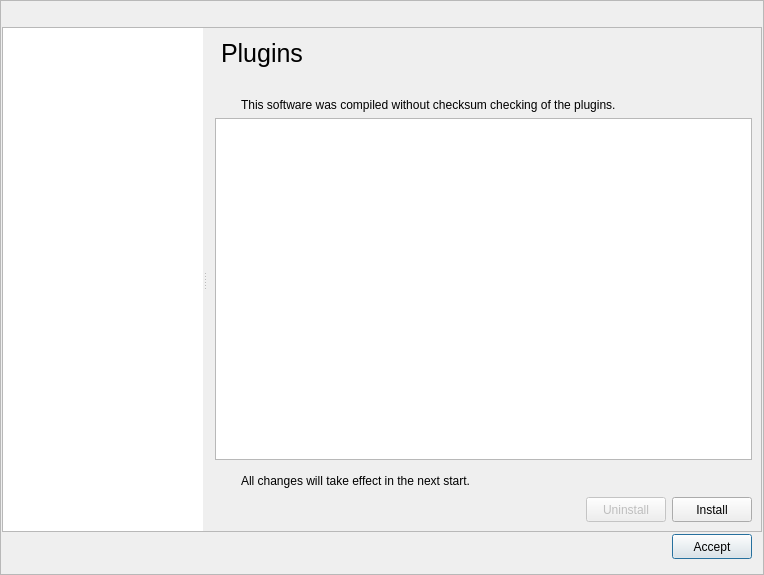
<?xml version="1.0" encoding="UTF-8"?>
<ui version="4.0">
 <class>CENTAUR_NAMESPACE::SettingsDialog</class>
 <widget class="QDialog" name="CENTAUR_NAMESPACE::SettingsDialog">
  <property name="windowModality">
   <enum>Qt::ApplicationModal</enum>
  </property>
  <property name="geometry">
   <rect>
    <x>0</x>
    <y>0</y>
    <width>764</width>
    <height>575</height>
   </rect>
  </property>
  <property name="minimumSize">
   <size>
    <width>0</width>
    <height>25</height>
   </size>
  </property>
  <property name="maximumSize">
   <size>
    <width>16777215</width>
    <height>16777215</height>
   </size>
  </property>
  <property name="windowTitle">
   <string>Preferencias</string>
  </property>
  <property name="styleSheet">
   <string notr="true"/>
  </property>
  <property name="modal">
   <bool>true</bool>
  </property>
  <layout class="QVBoxLayout" name="verticalLayout">
   <property name="spacing">
    <number>0</number>
   </property>
   <property name="leftMargin">
    <number>0</number>
   </property>
   <property name="topMargin">
    <number>0</number>
   </property>
   <property name="rightMargin">
    <number>0</number>
   </property>
   <property name="bottomMargin">
    <number>0</number>
   </property>
   <item>
    <widget class="CENTAUR_NAMESPACE::WindowFrame" name="mainSettingsFrame">
     <property name="styleSheet">
      <string notr="true"/>
     </property>
     <property name="frameShape">
      <enum>QFrame::StyledPanel</enum>
     </property>
     <property name="frameShadow">
      <enum>QFrame::Raised</enum>
     </property>
     <layout class="QVBoxLayout" name="verticalLayout_2">
      <property name="spacing">
       <number>0</number>
      </property>
      <property name="leftMargin">
       <number>1</number>
      </property>
      <property name="topMargin">
       <number>1</number>
      </property>
      <property name="rightMargin">
       <number>1</number>
      </property>
      <property name="bottomMargin">
       <number>12</number>
      </property>
      <item>
       <widget class="CENTAUR_NAMESPACE::TitleFrame" name="titleFrame">
        <property name="minimumSize">
         <size>
          <width>0</width>
          <height>25</height>
         </size>
        </property>
        <property name="maximumSize">
         <size>
          <width>16777215</width>
          <height>25</height>
         </size>
        </property>
        <property name="sizeIncrement">
         <size>
          <width>0</width>
          <height>0</height>
         </size>
        </property>
        <property name="cursor">
         <cursorShape>ArrowCursor</cursorShape>
        </property>
        <property name="mouseTracking">
         <bool>true</bool>
        </property>
        <property name="autoFillBackground">
         <bool>false</bool>
        </property>
        <property name="styleSheet">
         <string notr="true"/>
        </property>
        <property name="frameShape">
         <enum>QFrame::NoFrame</enum>
        </property>
        <property name="frameShadow">
         <enum>QFrame::Plain</enum>
        </property>
        <property name="lineWidth">
         <number>0</number>
        </property>
       </widget>
      </item>
      <item>
       <widget class="QFrame" name="frame">
        <property name="styleSheet">
         <string notr="true"/>
        </property>
        <property name="frameShape">
         <enum>QFrame::StyledPanel</enum>
        </property>
        <property name="frameShadow">
         <enum>QFrame::Raised</enum>
        </property>
        <layout class="QVBoxLayout" name="verticalLayout_20">
         <property name="leftMargin">
          <number>0</number>
         </property>
         <property name="topMargin">
          <number>0</number>
         </property>
         <property name="rightMargin">
          <number>0</number>
         </property>
         <property name="bottomMargin">
          <number>0</number>
         </property>
         <item>
          <widget class="QSplitter" name="splitter">
           <property name="orientation">
            <enum>Qt::Horizontal</enum>
           </property>
           <property name="opaqueResize">
            <bool>true</bool>
           </property>
           <property name="handleWidth">
            <number>3</number>
           </property>
           <property name="childrenCollapsible">
            <bool>false</bool>
           </property>
           <widget class="QTreeWidget" name="treeWidget">
            <property name="minimumSize">
             <size>
              <width>0</width>
              <height>0</height>
             </size>
            </property>
            <property name="maximumSize">
             <size>
              <width>200</width>
              <height>16777215</height>
             </size>
            </property>
            <property name="styleSheet">
             <string notr="true"/>
            </property>
            <property name="frameShape">
             <enum>QFrame::NoFrame</enum>
            </property>
            <property name="lineWidth">
             <number>0</number>
            </property>
            <property name="selectionBehavior">
             <enum>QAbstractItemView::SelectItems</enum>
            </property>
            <property name="indentation">
             <number>20</number>
            </property>
            <attribute name="headerVisible">
             <bool>false</bool>
            </attribute>
            <column>
             <property name="text">
              <string notr="true">1</string>
             </property>
            </column>
           </widget>
           <widget class="QStackedWidget" name="stackedWidget">
            <property name="styleSheet">
             <string notr="true"/>
            </property>
            <property name="currentIndex">
             <number>2</number>
            </property>
            <widget class="QWidget" name="sessionPage">
             <property name="styleSheet">
              <string notr="true"/>
             </property>
             <layout class="QVBoxLayout" name="verticalLayout_21">
              <property name="spacing">
               <number>-1</number>
              </property>
              <property name="leftMargin">
               <number>0</number>
              </property>
              <property name="topMargin">
               <number>0</number>
              </property>
              <property name="rightMargin">
               <number>0</number>
              </property>
              <property name="bottomMargin">
               <number>0</number>
              </property>
              <item>
               <widget class="QFrame" name="sessionHeaderFrame">
                <property name="minimumSize">
                 <size>
                  <width>0</width>
                  <height>50</height>
                 </size>
                </property>
                <property name="maximumSize">
                 <size>
                  <width>16777215</width>
                  <height>50</height>
                 </size>
                </property>
                <property name="baseSize">
                 <size>
                  <width>0</width>
                  <height>0</height>
                 </size>
                </property>
                <property name="styleSheet">
                 <string notr="true">QFrame{
background-color: rgb(31,39,45);
}</string>
                </property>
                <property name="frameShape">
                 <enum>QFrame::NoFrame</enum>
                </property>
                <property name="frameShadow">
                 <enum>QFrame::Raised</enum>
                </property>
                <property name="lineWidth">
                 <number>0</number>
                </property>
                <layout class="QVBoxLayout" name="verticalLayout_22">
                 <property name="leftMargin">
                  <number>0</number>
                 </property>
                 <property name="topMargin">
                  <number>0</number>
                 </property>
                 <property name="rightMargin">
                  <number>0</number>
                 </property>
                 <property name="bottomMargin">
                  <number>0</number>
                 </property>
                 <item>
                  <widget class="QLabel" name="sessionLabel">
                   <property name="styleSheet">
                    <string notr="true"/>
                   </property>
                   <property name="text">
                    <string>User session</string>
                   </property>
                   <property name="indent">
                    <number>15</number>
                   </property>
                  </widget>
                 </item>
                </layout>
               </widget>
              </item>
              <item>
               <widget class="QFrame" name="mainSessionInterfaceFrame">
                <property name="styleSheet">
                 <string notr="true"/>
                </property>
                <property name="frameShape">
                 <enum>QFrame::NoFrame</enum>
                </property>
                <property name="frameShadow">
                 <enum>QFrame::Raised</enum>
                </property>
                <property name="lineWidth">
                 <number>0</number>
                </property>
                <layout class="QVBoxLayout" name="verticalLayout_23">
                 <property name="spacing">
                  <number>0</number>
                 </property>
                 <property name="leftMargin">
                  <number>10</number>
                 </property>
                 <property name="topMargin">
                  <number>10</number>
                 </property>
                 <property name="rightMargin">
                  <number>10</number>
                 </property>
                 <property name="bottomMargin">
                  <number>10</number>
                 </property>
                 <item>
                  <widget class="QGroupBox" name="userInfoBox">
                   <property name="styleSheet">
                    <string notr="true"/>
                   </property>
                   <property name="title">
                    <string>User information</string>
                   </property>
                   <layout class="QVBoxLayout" name="verticalLayout_24">
                    <item>
                     <widget class="QTableWidget" name="userTable">
                      <property name="mouseTracking">
                       <bool>false</bool>
                      </property>
                      <property name="styleSheet">
                       <string notr="true"/>
                      </property>
                      <property name="editTriggers">
                       <set>QAbstractItemView::NoEditTriggers</set>
                      </property>
                      <property name="dragDropOverwriteMode">
                       <bool>false</bool>
                      </property>
                      <property name="alternatingRowColors">
                       <bool>true</bool>
                      </property>
                      <property name="selectionMode">
                       <enum>QAbstractItemView::SingleSelection</enum>
                      </property>
                      <property name="showGrid">
                       <bool>false</bool>
                      </property>
                      <property name="sortingEnabled">
                       <bool>false</bool>
                      </property>
                      <property name="rowCount">
                       <number>2</number>
                      </property>
                      <property name="columnCount">
                       <number>2</number>
                      </property>
                      <attribute name="horizontalHeaderMinimumSectionSize">
                       <number>30</number>
                      </attribute>
                      <attribute name="horizontalHeaderShowSortIndicator" stdset="0">
                       <bool>false</bool>
                      </attribute>
                      <attribute name="horizontalHeaderStretchLastSection">
                       <bool>true</bool>
                      </attribute>
                      <attribute name="verticalHeaderVisible">
                       <bool>false</bool>
                      </attribute>
                      <attribute name="verticalHeaderMinimumSectionSize">
                       <number>26</number>
                      </attribute>
                      <attribute name="verticalHeaderDefaultSectionSize">
                       <number>26</number>
                      </attribute>
                      <row/>
                      <row/>
                      <column/>
                      <column/>
                      <item row="0" column="0">
                       <property name="text">
                        <string/>
                       </property>
                      </item>
                     </widget>
                    </item>
                    <item>
                     <widget class="QPushButton" name="addUserBtn">
                      <property name="minimumSize">
                       <size>
                        <width>100</width>
                        <height>25</height>
                       </size>
                      </property>
                      <property name="maximumSize">
                       <size>
                        <width>100</width>
                        <height>16777215</height>
                       </size>
                      </property>
                      <property name="font">
                       <font>
                        <bold>true</bold>
                       </font>
                      </property>
                      <property name="toolTip">
                       <string>Agregar a la base de datos</string>
                      </property>
                      <property name="styleSheet">
                       <string notr="true"/>
                      </property>
                      <property name="text">
                       <string>Add User</string>
                      </property>
                      <property name="autoDefault">
                       <bool>false</bool>
                      </property>
                     </widget>
                    </item>
                   </layout>
                  </widget>
                 </item>
                </layout>
               </widget>
              </item>
             </layout>
            </widget>
            <widget class="QWidget" name="advancedPage">
             <property name="styleSheet">
              <string notr="true">QWidget#advancedPage{
	background: transparent;
}</string>
             </property>
             <layout class="QVBoxLayout" name="verticalLayout_25">
              <property name="spacing">
               <number>0</number>
              </property>
              <property name="leftMargin">
               <number>0</number>
              </property>
              <property name="topMargin">
               <number>0</number>
              </property>
              <property name="rightMargin">
               <number>0</number>
              </property>
              <property name="bottomMargin">
               <number>0</number>
              </property>
              <item>
               <widget class="QFrame" name="advanceHeaderFrame">
                <property name="minimumSize">
                 <size>
                  <width>0</width>
                  <height>50</height>
                 </size>
                </property>
                <property name="maximumSize">
                 <size>
                  <width>16777215</width>
                  <height>50</height>
                 </size>
                </property>
                <property name="baseSize">
                 <size>
                  <width>0</width>
                  <height>0</height>
                 </size>
                </property>
                <property name="styleSheet">
                 <string notr="true">QFrame{
background-color: rgb(31,39,45);
}</string>
                </property>
                <property name="frameShape">
                 <enum>QFrame::StyledPanel</enum>
                </property>
                <property name="frameShadow">
                 <enum>QFrame::Raised</enum>
                </property>
                <layout class="QVBoxLayout" name="verticalLayout_26">
                 <property name="leftMargin">
                  <number>0</number>
                 </property>
                 <property name="topMargin">
                  <number>0</number>
                 </property>
                 <property name="rightMargin">
                  <number>0</number>
                 </property>
                 <property name="bottomMargin">
                  <number>0</number>
                 </property>
                 <item>
                  <widget class="QLabel" name="advanceLabel">
                   <property name="styleSheet">
                    <string notr="true">QLabel{
font-size:  25px;
}</string>
                   </property>
                   <property name="text">
                    <string>Advanced settings</string>
                   </property>
                   <property name="indent">
                    <number>15</number>
                   </property>
                  </widget>
                 </item>
                </layout>
               </widget>
              </item>
              <item>
               <widget class="QFrame" name="advanceInterfaceFrame">
                <property name="styleSheet">
                 <string notr="true"/>
                </property>
                <property name="frameShape">
                 <enum>QFrame::StyledPanel</enum>
                </property>
                <property name="frameShadow">
                 <enum>QFrame::Raised</enum>
                </property>
                <layout class="QVBoxLayout" name="verticalLayout_27">
                 <property name="spacing">
                  <number>0</number>
                 </property>
                 <property name="leftMargin">
                  <number>5</number>
                 </property>
                 <property name="topMargin">
                  <number>5</number>
                 </property>
                 <property name="rightMargin">
                  <number>5</number>
                 </property>
                 <property name="bottomMargin">
                  <number>5</number>
                 </property>
                 <item>
                  <widget class="QScrollArea" name="scrollArea">
                   <property name="styleSheet">
                    <string notr="true">QScrollArea{
	background: transparent;
}</string>
                   </property>
                   <property name="verticalScrollBarPolicy">
                    <enum>Qt::ScrollBarAsNeeded</enum>
                   </property>
                   <property name="widgetResizable">
                    <bool>true</bool>
                   </property>
                   <widget class="QWidget" name="scrollAreaWidgetContents">
                    <property name="geometry">
                     <rect>
                      <x>0</x>
                      <y>0</y>
                      <width>163</width>
                      <height>809</height>
                     </rect>
                    </property>
                    <property name="styleSheet">
                     <string notr="true">QWidget#scrollAreaWidgetContents{
	background: transparent;
}</string>
                    </property>
                    <layout class="QVBoxLayout" name="verticalLayout_28">
                     <property name="leftMargin">
                      <number>10</number>
                     </property>
                     <property name="topMargin">
                      <number>10</number>
                     </property>
                     <property name="rightMargin">
                      <number>10</number>
                     </property>
                     <property name="bottomMargin">
                      <number>10</number>
                     </property>
                     <item>
                      <widget class="QGroupBox" name="memoryManagmentBox">
                       <property name="minimumSize">
                        <size>
                         <width>0</width>
                         <height>400</height>
                        </size>
                       </property>
                       <property name="title">
                        <string>Memory managment</string>
                       </property>
                       <layout class="QGridLayout" name="gridLayout_7">
                        <property name="leftMargin">
                         <number>10</number>
                        </property>
                        <property name="topMargin">
                         <number>10</number>
                        </property>
                        <property name="rightMargin">
                         <number>10</number>
                        </property>
                        <property name="bottomMargin">
                         <number>10</number>
                        </property>
                        <property name="verticalSpacing">
                         <number>5</number>
                        </property>
                        <item row="1" column="0">
                         <widget class="CENTAUR_NAMESPACE::OptionsTableWidget" name="memTableView">
                          <property name="styleSheet">
                           <string notr="true"/>
                          </property>
                          <property name="editTriggers">
                           <set>QAbstractItemView::DoubleClicked|QAbstractItemView::EditKeyPressed</set>
                          </property>
                          <property name="alternatingRowColors">
                           <bool>true</bool>
                          </property>
                          <property name="showGrid">
                           <bool>false</bool>
                          </property>
                          <property name="gridStyle">
                           <enum>Qt::NoPen</enum>
                          </property>
                          <property name="sortingEnabled">
                           <bool>true</bool>
                          </property>
                          <attribute name="horizontalHeaderStretchLastSection">
                           <bool>true</bool>
                          </attribute>
                          <attribute name="verticalHeaderVisible">
                           <bool>false</bool>
                          </attribute>
                         </widget>
                        </item>
                        <item row="0" column="0">
                         <widget class="CENTAUR_NAMESPACE::SearchLineEdit" name="editAdvanceSearch">
                          <property name="styleSheet">
                           <string notr="true">QLineEdit{
border: 0px;
color: black;
background-color: rgb(220,220,220);
border-radius:  0px;
min-height: 25px;
padding: 0 0 0 5;
}


QLineEdit:hover{
background-color:  rgb(232,232,232);
border: 2px solid #339ef4
}

QLineEdit:focus{
background-color:  rgb(240,240,240);
border: 2px solid #56aff6;
}
</string>
                          </property>
                         </widget>
                        </item>
                       </layout>
                      </widget>
                     </item>
                     <item>
                      <widget class="QGroupBox" name="memoryManagmentBox_2">
                       <property name="minimumSize">
                        <size>
                         <width>0</width>
                         <height>400</height>
                        </size>
                       </property>
                       <property name="title">
                        <string>Other settings</string>
                       </property>
                       <layout class="QGridLayout" name="gridLayout_8">
                        <property name="verticalSpacing">
                         <number>5</number>
                        </property>
                        <item row="0" column="0">
                         <widget class="QLabel" name="label">
                          <property name="text">
                           <string>.</string>
                          </property>
                         </widget>
                        </item>
                        <item row="1" column="0">
                         <widget class="QTableWidget" name="tableWidget"/>
                        </item>
                       </layout>
                      </widget>
                     </item>
                    </layout>
                   </widget>
                  </widget>
                 </item>
                </layout>
               </widget>
              </item>
             </layout>
            </widget>
            <widget class="QWidget" name="pluginsPage">
             <property name="styleSheet">
              <string notr="true"/>
             </property>
             <layout class="QVBoxLayout" name="verticalLayout_29">
              <property name="leftMargin">
               <number>0</number>
              </property>
              <property name="topMargin">
               <number>0</number>
              </property>
              <property name="rightMargin">
               <number>0</number>
              </property>
              <property name="bottomMargin">
               <number>0</number>
              </property>
              <item>
               <widget class="QFrame" name="pluginsHeaderFrame">
                <property name="minimumSize">
                 <size>
                  <width>0</width>
                  <height>50</height>
                 </size>
                </property>
                <property name="maximumSize">
                 <size>
                  <width>16777215</width>
                  <height>50</height>
                 </size>
                </property>
                <property name="baseSize">
                 <size>
                  <width>0</width>
                  <height>0</height>
                 </size>
                </property>
                <property name="styleSheet">
                 <string notr="true"/>
                </property>
                <property name="frameShape">
                 <enum>QFrame::Panel</enum>
                </property>
                <property name="frameShadow">
                 <enum>QFrame::Raised</enum>
                </property>
                <property name="lineWidth">
                 <number>0</number>
                </property>
                <layout class="QVBoxLayout" name="verticalLayout_30">
                 <property name="leftMargin">
                  <number>0</number>
                 </property>
                 <property name="topMargin">
                  <number>0</number>
                 </property>
                 <property name="rightMargin">
                  <number>0</number>
                 </property>
                 <property name="bottomMargin">
                  <number>0</number>
                 </property>
                 <item>
                  <widget class="QLabel" name="pluginsLabel">
                   <property name="styleSheet">
                    <string notr="true">QLabel{
font-size:  25px;
}</string>
                   </property>
                   <property name="text">
                    <string>Plugins</string>
                   </property>
                   <property name="indent">
                    <number>15</number>
                   </property>
                  </widget>
                 </item>
                </layout>
               </widget>
              </item>
              <item>
               <widget class="QFrame" name="pluginsFrame">
                <property name="styleSheet">
                 <string notr="true"/>
                </property>
                <property name="frameShape">
                 <enum>QFrame::Panel</enum>
                </property>
                <property name="frameShadow">
                 <enum>QFrame::Raised</enum>
                </property>
                <property name="lineWidth">
                 <number>0</number>
                </property>
                <layout class="QVBoxLayout" name="verticalLayout_31">
                 <item>
                  <layout class="QHBoxLayout" name="horizontalLayout">
                   <property name="topMargin">
                    <number>5</number>
                   </property>
                   <item>
                    <widget class="QLabel" name="warningChecksumIconLabel">
                     <property name="maximumSize">
                      <size>
                       <width>20</width>
                       <height>20</height>
                      </size>
                     </property>
                     <property name="text">
                      <string/>
                     </property>
                     <property name="pixmap">
                      <pixmap resource="../../Library/cui/rcc/resources.qrc">:/ui/global/warning</pixmap>
                     </property>
                     <property name="scaledContents">
                      <bool>true</bool>
                     </property>
                    </widget>
                   </item>
                   <item>
                    <widget class="QLabel" name="warningChecksumLabel">
                     <property name="text">
                      <string>This software was compiled without checksum checking of the plugins.</string>
                     </property>
                    </widget>
                   </item>
                  </layout>
                 </item>
                 <item>
                  <widget class="QTableWidget" name="pluginsTableWidget">
                   <property name="styleSheet">
                    <string notr="true"/>
                   </property>
                   <property name="editTriggers">
                    <set>QAbstractItemView::NoEditTriggers</set>
                   </property>
                   <property name="selectionMode">
                    <enum>QAbstractItemView::SingleSelection</enum>
                   </property>
                   <property name="selectionBehavior">
                    <enum>QAbstractItemView::SelectItems</enum>
                   </property>
                   <property name="showGrid">
                    <bool>false</bool>
                   </property>
                   <property name="gridStyle">
                    <enum>Qt::NoPen</enum>
                   </property>
                   <property name="rowCount">
                    <number>0</number>
                   </property>
                   <property name="columnCount">
                    <number>0</number>
                   </property>
                   <attribute name="horizontalHeaderShowSortIndicator" stdset="0">
                    <bool>true</bool>
                   </attribute>
                   <attribute name="horizontalHeaderStretchLastSection">
                    <bool>true</bool>
                   </attribute>
                   <attribute name="verticalHeaderVisible">
                    <bool>false</bool>
                   </attribute>
                  </widget>
                 </item>
                 <item>
                  <layout class="QHBoxLayout" name="warningLayout">
                   <property name="topMargin">
                    <number>5</number>
                   </property>
                   <item>
                    <widget class="QLabel" name="warnIconLabel">
                     <property name="minimumSize">
                      <size>
                       <width>20</width>
                       <height>20</height>
                      </size>
                     </property>
                     <property name="maximumSize">
                      <size>
                       <width>20</width>
                       <height>20</height>
                      </size>
                     </property>
                     <property name="text">
                      <string/>
                     </property>
                     <property name="pixmap">
                      <pixmap resource="../../Library/cui/rcc/resources.qrc">:/ui/global/warning</pixmap>
                     </property>
                     <property name="scaledContents">
                      <bool>true</bool>
                     </property>
                    </widget>
                   </item>
                   <item>
                    <widget class="QLabel" name="warnLabel">
                     <property name="text">
                      <string>All changes will take effect in the next start.</string>
                     </property>
                    </widget>
                   </item>
                  </layout>
                 </item>
                 <item>
                  <layout class="QHBoxLayout" name="horizontalLayout_2">
                   <item>
                    <spacer name="horizontalSpacer">
                     <property name="orientation">
                      <enum>Qt::Horizontal</enum>
                     </property>
                     <property name="sizeHint" stdset="0">
                      <size>
                       <width>40</width>
                       <height>20</height>
                      </size>
                     </property>
                    </spacer>
                   </item>
                   <item>
                    <widget class="QPushButton" name="uninstallButton">
                     <property name="enabled">
                      <bool>false</bool>
                     </property>
                     <property name="minimumSize">
                      <size>
                       <width>80</width>
                       <height>25</height>
                      </size>
                     </property>
                     <property name="text">
                      <string>Uninstall</string>
                     </property>
                    </widget>
                   </item>
                   <item>
                    <widget class="QPushButton" name="installButton">
                     <property name="minimumSize">
                      <size>
                       <width>80</width>
                       <height>25</height>
                      </size>
                     </property>
                     <property name="text">
                      <string>Install</string>
                     </property>
                    </widget>
                   </item>
                  </layout>
                 </item>
                </layout>
               </widget>
              </item>
             </layout>
            </widget>
            <widget class="QWidget" name="shortcutsPage">
             <layout class="QVBoxLayout" name="verticalLayout_32">
              <property name="leftMargin">
               <number>0</number>
              </property>
              <property name="topMargin">
               <number>0</number>
              </property>
              <property name="rightMargin">
               <number>0</number>
              </property>
              <property name="bottomMargin">
               <number>0</number>
              </property>
              <item>
               <widget class="QFrame" name="shorcutHeaderFrame">
                <property name="minimumSize">
                 <size>
                  <width>0</width>
                  <height>50</height>
                 </size>
                </property>
                <property name="maximumSize">
                 <size>
                  <width>16777215</width>
                  <height>50</height>
                 </size>
                </property>
                <property name="baseSize">
                 <size>
                  <width>0</width>
                  <height>0</height>
                 </size>
                </property>
                <property name="styleSheet">
                 <string notr="true">QFrame{
background-color: rgb(31,39,45);
}</string>
                </property>
                <property name="frameShape">
                 <enum>QFrame::StyledPanel</enum>
                </property>
                <property name="frameShadow">
                 <enum>QFrame::Raised</enum>
                </property>
                <layout class="QVBoxLayout" name="verticalLayout_33">
                 <property name="leftMargin">
                  <number>0</number>
                 </property>
                 <property name="topMargin">
                  <number>0</number>
                 </property>
                 <property name="rightMargin">
                  <number>0</number>
                 </property>
                 <property name="bottomMargin">
                  <number>0</number>
                 </property>
                 <item>
                  <widget class="QLabel" name="shortcutLabel">
                   <property name="styleSheet">
                    <string notr="true">QLabel{
font-size:  25px;
}</string>
                   </property>
                   <property name="text">
                    <string>Keyboard shortcuts</string>
                   </property>
                   <property name="indent">
                    <number>15</number>
                   </property>
                  </widget>
                 </item>
                </layout>
               </widget>
              </item>
              <item>
               <widget class="QFrame" name="shortcutFrame">
                <property name="styleSheet">
                 <string notr="true">QFrame{
	background: transparent;
}</string>
                </property>
                <property name="frameShape">
                 <enum>QFrame::StyledPanel</enum>
                </property>
                <property name="frameShadow">
                 <enum>QFrame::Raised</enum>
                </property>
                <layout class="QVBoxLayout" name="verticalLayout_34">
                 <item>
                  <layout class="QHBoxLayout" name="horizontalLayout4_2">
                   <property name="topMargin">
                    <number>0</number>
                   </property>
                   <item>
                    <widget class="QComboBox" name="shortcutsComboBox">
                     <property name="sizePolicy">
                      <sizepolicy hsizetype="Expanding" vsizetype="Fixed">
                       <horstretch>0</horstretch>
                       <verstretch>0</verstretch>
                      </sizepolicy>
                     </property>
                     <property name="minimumSize">
                      <size>
                       <width>0</width>
                       <height>0</height>
                      </size>
                     </property>
                     <property name="maximumSize">
                      <size>
                       <width>300</width>
                       <height>27</height>
                      </size>
                     </property>
                     <property name="styleSheet">
                      <string notr="true"/>
                     </property>
                     <property name="editable">
                      <bool>false</bool>
                     </property>
                    </widget>
                   </item>
                   <item>
                    <widget class="QPushButton" name="shortcutsPushButton">
                     <property name="minimumSize">
                      <size>
                       <width>27</width>
                       <height>27</height>
                      </size>
                     </property>
                     <property name="maximumSize">
                      <size>
                       <width>27</width>
                       <height>27</height>
                      </size>
                     </property>
                     <property name="sizeIncrement">
                      <size>
                       <width>0</width>
                       <height>0</height>
                      </size>
                     </property>
                     <property name="styleSheet">
                      <string notr="true"/>
                     </property>
                     <property name="text">
                      <string/>
                     </property>
                     <property name="icon">
                      <iconset resource="../../Library/cui/rcc/resources.qrc">
                       <normaloff>:/ui/settings/shortcut/settings-arrow</normaloff>:/ui/settings/shortcut/settings-arrow</iconset>
                     </property>
                     <property name="iconSize">
                      <size>
                       <width>20</width>
                       <height>20</height>
                      </size>
                     </property>
                    </widget>
                   </item>
                   <item>
                    <spacer name="horizontalSpacer_4">
                     <property name="orientation">
                      <enum>Qt::Horizontal</enum>
                     </property>
                     <property name="sizeType">
                      <enum>QSizePolicy::MinimumExpanding</enum>
                     </property>
                     <property name="sizeHint" stdset="0">
                      <size>
                       <width>40</width>
                       <height>20</height>
                      </size>
                     </property>
                    </spacer>
                   </item>
                  </layout>
                 </item>
                 <item>
                  <widget class="CENTAUR_NAMESPACE::SearchLineEdit" name="shortcutSearch">
                   <property name="styleSheet">
                    <string notr="true"/>
                   </property>
                  </widget>
                 </item>
                 <item>
                  <widget class="QTreeView" name="shortcutsTree">
                   <property name="styleSheet">
                    <string notr="true"/>
                   </property>
                   <property name="lineWidth">
                    <number>0</number>
                   </property>
                   <property name="editTriggers">
                    <set>QAbstractItemView::NoEditTriggers</set>
                   </property>
                   <property name="animated">
                    <bool>true</bool>
                   </property>
                  </widget>
                 </item>
                </layout>
               </widget>
              </item>
             </layout>
            </widget>
           </widget>
          </widget>
         </item>
        </layout>
       </widget>
      </item>
      <item>
       <widget class="QFrame" name="acceptFrame">
        <property name="minimumSize">
         <size>
          <width>0</width>
          <height>30</height>
         </size>
        </property>
        <property name="maximumSize">
         <size>
          <width>16777215</width>
          <height>30</height>
         </size>
        </property>
        <property name="styleSheet">
         <string notr="true"/>
        </property>
        <property name="frameShape">
         <enum>QFrame::NoFrame</enum>
        </property>
        <property name="frameShadow">
         <enum>QFrame::Plain</enum>
        </property>
        <property name="lineWidth">
         <number>0</number>
        </property>
        <layout class="QHBoxLayout" name="horizontalLayout_6">
         <property name="leftMargin">
          <number>0</number>
         </property>
         <property name="topMargin">
          <number>0</number>
         </property>
         <property name="rightMargin">
          <number>0</number>
         </property>
         <property name="bottomMargin">
          <number>0</number>
         </property>
         <item>
          <spacer name="horzSpacerAcceptLeft">
           <property name="orientation">
            <enum>Qt::Horizontal</enum>
           </property>
           <property name="sizeHint" stdset="0">
            <size>
             <width>484</width>
             <height>20</height>
            </size>
           </property>
          </spacer>
         </item>
         <item>
          <widget class="QPushButton" name="acceptButton">
           <property name="minimumSize">
            <size>
             <width>80</width>
             <height>25</height>
            </size>
           </property>
           <property name="maximumSize">
            <size>
             <width>16777215</width>
             <height>16777215</height>
            </size>
           </property>
           <property name="styleSheet">
            <string notr="true"/>
           </property>
           <property name="text">
            <string>Accept</string>
           </property>
           <property name="default">
            <bool>true</bool>
           </property>
          </widget>
         </item>
         <item>
          <spacer name="horzSpacerAcceptRight">
           <property name="orientation">
            <enum>Qt::Horizontal</enum>
           </property>
           <property name="sizeType">
            <enum>QSizePolicy::Fixed</enum>
           </property>
           <property name="sizeHint" stdset="0">
            <size>
             <width>10</width>
             <height>20</height>
            </size>
           </property>
          </spacer>
         </item>
        </layout>
       </widget>
      </item>
     </layout>
    </widget>
   </item>
  </layout>
 </widget>
 <customwidgets>
  <customwidget>
   <class>CENTAUR_NAMESPACE::SearchLineEdit</class>
   <extends>QLineEdit</extends>
   <header>../../Library/cui/include/SearchLineEdit.hpp</header>
  </customwidget>
  <customwidget>
   <class>CENTAUR_NAMESPACE::OptionsTableWidget</class>
   <extends>QTableView</extends>
   <header>../../Library/cui/include/OptionsTableWidget.hpp</header>
  </customwidget>
  <customwidget>
   <class>CENTAUR_NAMESPACE::WindowFrame</class>
   <extends>QFrame</extends>
   <header>../../Library/cui/include/WindowFrame.hpp</header>
   <container>1</container>
  </customwidget>
  <customwidget>
   <class>CENTAUR_NAMESPACE::TitleFrame</class>
   <extends>QFrame</extends>
   <header>../../Library/cui/include/TitleFrame.hpp</header>
   <container>1</container>
  </customwidget>
 </customwidgets>
 <resources>
  <include location="../qrc/resource.qrc"/>
  <include location="../../Library/cui/rcc/resources.qrc"/>
  <include location="../../Themes/MainTheme/qrc/resources.qrc"/>
 </resources>
 <connections/>
</ui>
